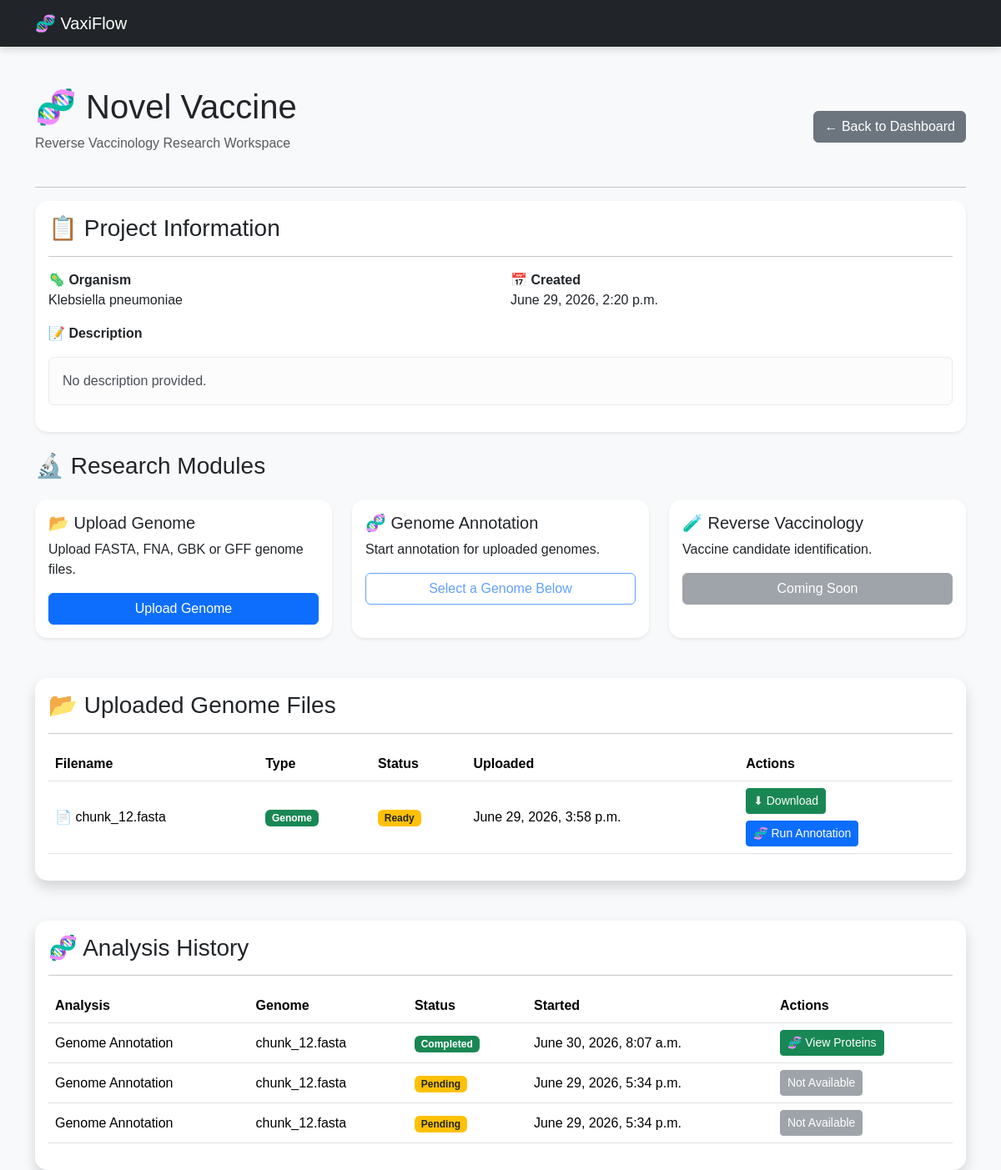
The app's page /projects/1/, older data.
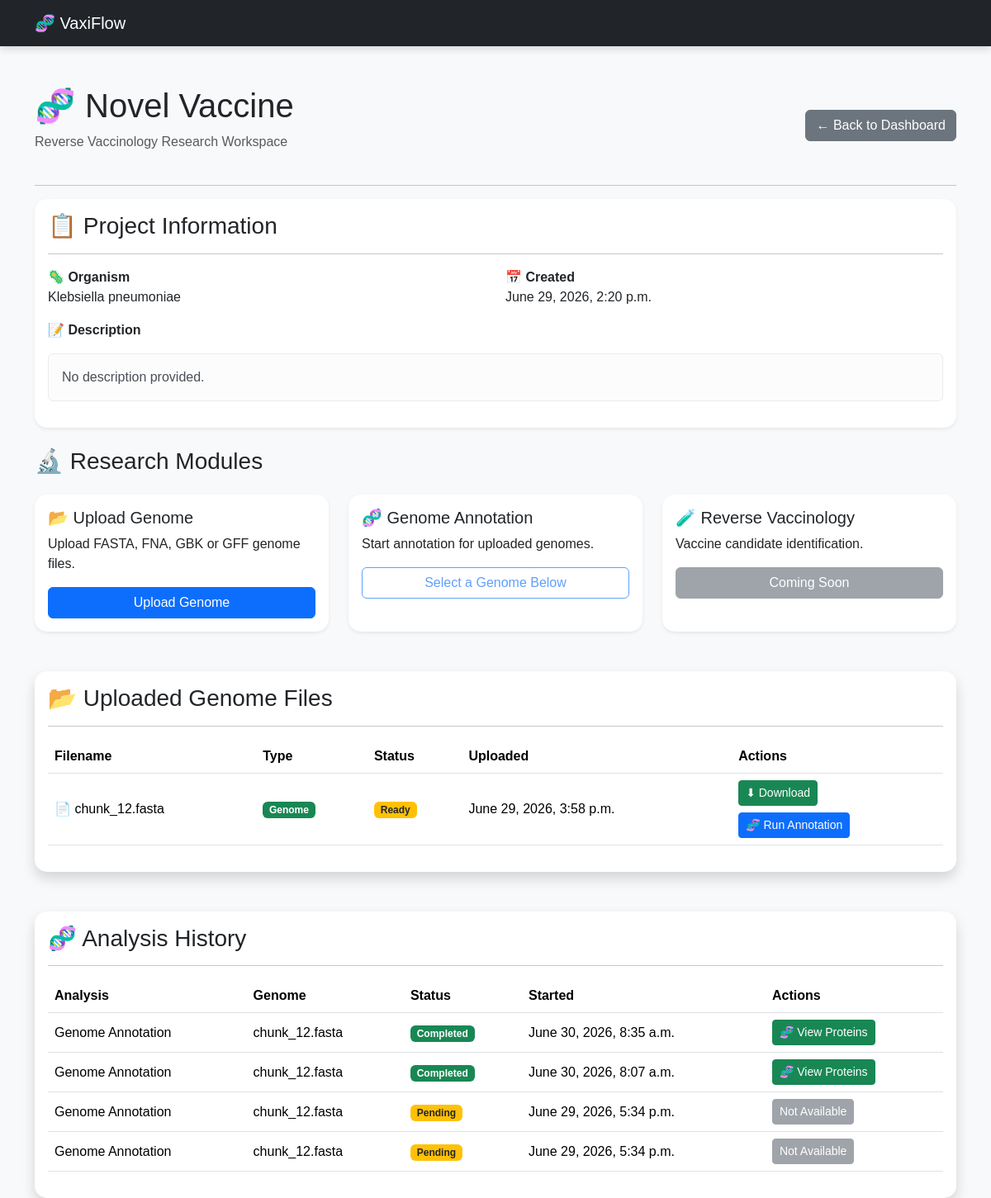
The same page, newer data.
### users/models.py (models this page shows, shortened)
class Genome(models.Model):
    project = models.ForeignKey(
        Project,
        on_delete=models.CASCADE,
        related_name="genomes"
    )
    genome_file = models.FileField(
        upload_to="genomes/"
    )
    uploaded_at = models.DateTimeField(
        auto_now_add=True
    )

class Analysis(models.Model):
    ANALYSIS_TYPES = [
        ("annotation", "Genome Annotation"),
        ("signalp", "SignalP"),
        ("tmhmm", "TMHMM"),
        ("psortb", "PSORTb"),
        ("blast", "BLAST"),
        ("vaxijen", "VaxiJen"),
        ("ai", "AI Analysis"),
    ]
    STATUS_CHOICES = [
        ("pending", "Pending"),
        ("running", "Running"),
        ("completed", "Completed"),
        ("failed", "Failed"),
    ]
    project = models.ForeignKey(
        Project,
        on_delete=models.CASCADE,
        related_name="analyses",
    )
    genome = models.ForeignKey(
        Genome,
        on_delete=models.CASCADE,
        related_name="analyses",
    )
    analysis_type = models.CharField(
        max_length=50,
        choices=ANALYSIS_TYPES,
    )
    status = models.CharField(
        max_length=20,
        choices=STATUS_CHOICES,
        default="pending",
    )
    output_directory = models.CharField(
        max_length=500,
        blank=True,
    )
    log = models.TextField(
        blank=True,
    )
    exit_code = models.IntegerField(
        null=True,
        blank=True,
    )
    started_at = models.DateTimeField(
        auto_now_add=True,
    )
    completed_at = models.DateTimeField(
        null=True,
        blank=True,
    )

### users/views.py (the view)
def project_detail(request, project_id):
    project = get_object_or_404(
        Project,
        id=project_id
    )
    genomes = Genome.objects.filter(
        project=project
    ).order_by("-uploaded_at")
    analyses = Analysis.objects.filter(
        project=project
    ).order_by("-started_at")
    return render(
        request,
        "projects/detail.html",
        {
            "project": project,
            "genomes": genomes,
            "analyses": analyses,
        }
    )

### templates/projects/detail.html (shortened to what the changed rows need)
{% extends "base.html" %}
{% block content %}
<div class="d-flex justify-content-between align-items-center mb-4">
    <div>
        <h1>🧬 {{ project.project_name }}</h1>
    </div>
</div>
<div class="card shadow mb-5">
    <div class="card-body">
        {% if genomes %}
        <table class="table table-hover align-middle">
            <thead>
                <tr>
                    <th>Filename</th>
                    <th>Type</th>
                    <th>Status</th>
                    <th>Uploaded</th>
                    <th>Actions</th>
                </tr>
            </thead>
            <tbody>
            {% for genome in genomes %}
                <tr>
                    <td>
                        📄 {{ genome.genome_file.name|cut:"genomes/" }}
                    </td>
                    <td>
                        <span class="badge bg-success">
                            Genome
                        </span>
                    </td>
                    <td>
                        <span class="badge bg-warning text-dark">
                            Ready
                        </span>
                    </td>
                    <td>
                        {{ genome.uploaded_at }}
                    </td>
                    <td>
                        <a
                            href="{% url 'download_genome' genome.id %}"
                            class="btn btn-sm btn-success mb-2">
                            ⬇ Download
                        </a>
                        <br>
                        <a
                            href="{% url 'run_annotation' genome.id %}"
                            class="btn btn-sm btn-primary">
                            🧬 Run Annotation
                        </a>
                    </td>
                </tr>
            {% endfor %}
            </tbody>
        </table>
        {% else %}
        <div class="alert alert-warning">
            No genome uploaded yet.
        </div>
        {% endif %}
    </div>
</div>
<div class="card shadow">
    <div class="card-body">
        {% if analyses %}
        <table class="table table-hover align-middle">
            <thead>
                <tr>
                    <th>Analysis</th>
                    <th>Genome</th>
                    <th>Status</th>
                    <th>Started</th>
                    <th>Actions</th>
                </tr>
            </thead>
            <tbody>
            {% for analysis in analyses %}
                <tr>
                    <td>
                        {{ analysis.get_analysis_type_display }}
                    </td>
                    <td>
                        {{ analysis.genome.genome_file.name|cut:"genomes/" }}
                    </td>
                    <td>
                        {% if analysis.status == "completed" %}
                            <span class="badge bg-success">
                                Completed
                            </span>
                        {% elif analysis.status == "running" %}
                            <span class="badge bg-primary">
                                Running
                            </span>
                        {% elif analysis.status == "failed" %}
                            <span class="badge bg-danger">
                                Failed
                            </span>
                        {% else %}
                            <span class="badge bg-warning text-dark">
                                Pending
                            </span>
                        {% endif %}
                    </td>
                    <td>
                        {{ analysis.started_at }}
                    </td>
                    <td>
                        {% if analysis.status == "completed" %}
                            <a
                                href="{% url 'protein_list' analysis.id %}"
                                class="btn btn-sm btn-success">
                                🧬 View Proteins
                            </a>
                        {% else %}
                            <button
                                class="btn btn-sm btn-secondary"
                                disabled>
                                Not Available
                            </button>
                        {% endif %}
                    </td>
                </tr>
            {% endfor %}
            </tbody>
        </table>
        {% else %}
        <div class="alert alert-info">
            No analysis has been started yet.
        </div>
        {% endif %}
    </div>
</div>
{% endblock %}

Row changes from the older to the newer data that the page shows:
added Analysis: analysis_type "Genome Annotation", genome.genome_file.name "chunk_12.fasta", status "Completed", started_at "June 30, 2026, 8:35 a.m."
